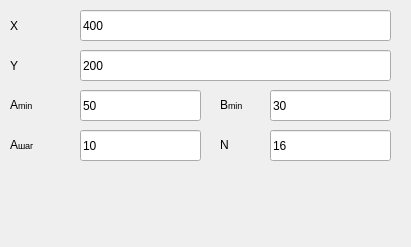
    <widget class="QWidget" name="page_4">
     <property name="geometry">
      <rect>
       <x>0</x>
       <y>0</y>
       <width>411</width>
       <height>247</height>
      </rect>
     </property>
     <attribute name="label">
      <string>Концетрические эллипсы</string>
     </attribute>
     <widget class="QLineEdit" name="y_size_2">
      <property name="geometry">
       <rect>
        <x>270</x>
        <y>90</y>
        <width>121</width>
        <height>31</height>
       </rect>
      </property>
      <property name="toolTip">
       <string>Полуось по Y</string>
      </property>
      <property name="text">
       <string>30</string>
      </property>
     </widget>
     <widget class="QLineEdit" name="x_size_2">
      <property name="geometry">
       <rect>
        <x>80</x>
        <y>90</y>
        <width>121</width>
        <height>31</height>
       </rect>
      </property>
      <property name="toolTip">
       <string>Полуось по X</string>
      </property>
      <property name="text">
       <string>50</string>
      </property>
     </widget>
     <widget class="QLabel" name="label_16">
      <property name="geometry">
       <rect>
        <x>10</x>
        <y>10</y>
        <width>61</width>
        <height>31</height>
       </rect>
      </property>
      <property name="text">
       <string>X</string>
      </property>
     </widget>
     <widget class="QLineEdit" name="y_center_4">
      <property name="geometry">
       <rect>
        <x>80</x>
        <y>50</y>
        <width>311</width>
        <height>31</height>
       </rect>
      </property>
      <property name="toolTip">
       <string>Центр окружности</string>
      </property>
      <property name="text">
       <string>200</string>
      </property>
     </widget>
     <widget class="QLineEdit" name="x_center_4">
      <property name="geometry">
       <rect>
        <x>80</x>
        <y>10</y>
        <width>311</width>
        <height>31</height>
       </rect>
      </property>
      <property name="toolTip">
       <string>Центр окружности</string>
      </property>
      <property name="text">
       <string>400</string>
      </property>
     </widget>
     <widget class="QLabel" name="label_17">
      <property name="geometry">
       <rect>
        <x>10</x>
        <y>90</y>
        <width>61</width>
        <height>31</height>
       </rect>
      </property>
      <property name="text">
       <string>&lt;html&gt;&lt;head/&gt;&lt;body&gt;&lt;p&gt;A&lt;span style=&quot; font-size:7pt;&quot;&gt;min&lt;/span&gt;&lt;/p&gt;&lt;/body&gt;&lt;/html&gt;</string>
      </property>
     </widget>
     <widget class="QLabel" name="label_18">
      <property name="geometry">
       <rect>
        <x>220</x>
        <y>90</y>
        <width>51</width>
        <height>31</height>
       </rect>
      </property>
      <property name="text">
       <string>&lt;html&gt;&lt;head/&gt;&lt;body&gt;&lt;p&gt;B&lt;span style=&quot; font-size:7pt;&quot;&gt;min&lt;/span&gt;&lt;/p&gt;&lt;/body&gt;&lt;/html&gt;</string>
      </property>
     </widget>
     <widget class="QLabel" name="label_19">
      <property name="geometry">
       <rect>
        <x>10</x>
        <y>50</y>
        <width>61</width>
        <height>31</height>
       </rect>
      </property>
      <property name="text">
       <string>Y</string>
      </property>
     </widget>
     <widget class="QLineEdit" name="x_step">
      <property name="geometry">
       <rect>
        <x>80</x>
        <y>130</y>
        <width>121</width>
        <height>31</height>
       </rect>
      </property>
      <property name="toolTip">
       <string>Шаг полуоси по X</string>
      </property>
      <property name="text">
       <string>10</string>
      </property>
     </widget>
     <widget class="QLabel" name="label_20">
      <property name="geometry">
       <rect>
        <x>220</x>
        <y>130</y>
        <width>51</width>
        <height>31</height>
       </rect>
      </property>
      <property name="text">
       <string>&lt;html&gt;&lt;head/&gt;&lt;body&gt;&lt;p&gt;N&lt;/p&gt;&lt;/body&gt;&lt;/html&gt;</string>
      </property>
     </widget>
     <widget class="QLabel" name="label_21">
      <property name="geometry">
       <rect>
        <x>10</x>
        <y>130</y>
        <width>61</width>
        <height>31</height>
       </rect>
      </property>
      <property name="text">
       <string>&lt;html&gt;&lt;head/&gt;&lt;body&gt;&lt;p&gt;A&lt;span style=&quot; font-size:7pt;&quot;&gt;шаг&lt;/span&gt;&lt;/p&gt;&lt;/body&gt;&lt;/html&gt;</string>
      </property>
     </widget>
     <widget class="QLineEdit" name="el_amount">
      <property name="geometry">
       <rect>
        <x>270</x>
        <y>130</y>
        <width>121</width>
        <height>31</height>
       </rect>
      </property>
      <property name="toolTip">
       <string>Количество эллипсов</string>
      </property>
      <property name="text">
       <string>16</string>
      </property>
     </widget>
    </widget>
